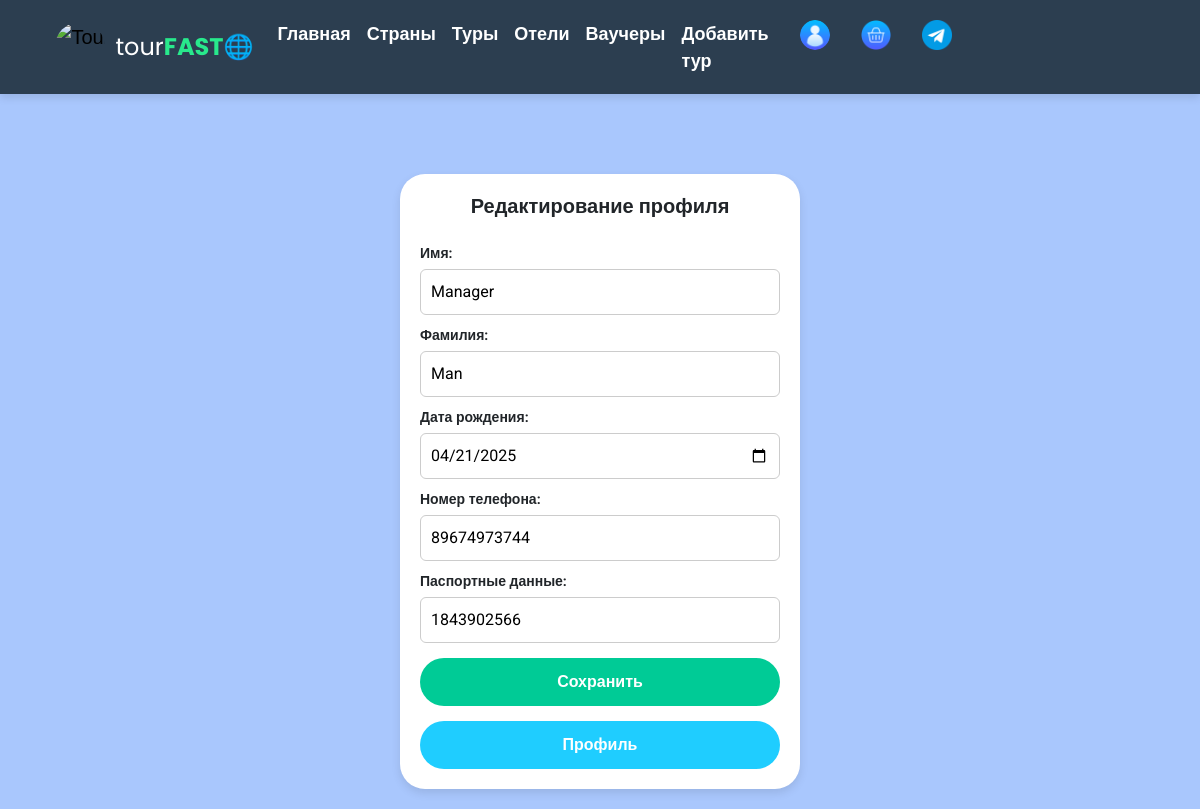
Screenshot of /editprofile/ (signed in) with the database file from the repository.
### main/models.py (models this page shows)
class Buyer(AbstractUser): # Клиенты
    last_name = models.CharField('Фамилия', max_length=50, null=True)
    email = models.EmailField('Email', max_length=50)
    groups = models.ManyToManyField(Group, related_name='buyers')
    user_permissions = models.ManyToManyField(Permission, related_name='buyers')
    phone_number = models.CharField('Номер телефона', max_length=11, null=True)
    date_of_birth = models.DateField('Дата рождения', null=True)
    passport_data = models.CharField('Паспортные данные', max_length=50, null=True)  # Новое поле
    photo = models.ImageField('Фото профиля', upload_to='main/profilephotos/', null=True, blank=True)
    is_special = models.BooleanField(default=False, verbose_name='Особый пользователь')

### main/views.py (the view, shortened to what this page needs)
# urls.py: path('editprofile/', views.editprofile, name='editprofile_page'),
@login_required
def editprofile(request):
    user = request.user  # Получаем текущего пользователя
    return render(request, "main/editprofile.html")

### main/templates/main/editprofile.html (shortened to what this page needs)
{% extends 'main/layout.html' %}
{% load static %}
{% block links %}
<link rel="stylesheet" href="{% static 'main/css/editprofile.css' %}">
{% endblock %}
{% block body %}
<div class="edit-container">
    <h2 class="edit-title">Редактирование профиля</h2>
    <form action="{% url 'editprofile_page' %}" method="post">
        <label for="username">Имя:</label>
        <input type="text" id="username" name="first_name" placeholder="Введите ваше имя" value="{{user.username}}" required>
        <label for="last_name">Фамилия:</label>
        <input type="text" id="last_name" name="last_name" placeholder="Введите вашу фамилию" value="{{user.last_name}}" required>
        <label for="date_of_birth">Дата рождения:</label>
        <input type="date" id="date_of_birth" name="dob" value="{{ user.date_of_birth|date:'Y-m-d' }}" required>
        <label for="phone_number">Номер телефона:</label>
        <input type="tel" id="phone_number" name="phone" placeholder="+7 (___) ___-__-__" value="{{user.phone_number}}" maxlength="11" required>
       <label for="passport_data">Паспортные данные:</label>
<input type="text" id="passport_data" name="passport" placeholder="Серия и номер паспорта" value="{{ user.passport_data }}" required maxlength="10">
        <button type="submit" class="save-button">Сохранить</button>
    </form>
    <a href="{% url 'profile_page' %}" class="back-button">Профиль</a>
</div>
{% endblock %}

### main/static/main/css/editprofile.css (style rules this page uses)
body { font-family: 'Roboto', sans-serif; background-color: #A9C7FD; }
.edit-container { width: 400px; background: white; padding: 20px; border-radius: 25px; box-shadow: 0px 4px 10px rgba(0, 0, 0, 0.1); margin: 20px auto; margin-top: 80px; text-align: center; }
.edit-title { font-size: 20px; font-weight: 700; margin-bottom: 15px; }
form { display: flex; flex-direction: column; }
label { text-align: left; font-size: 14px; font-weight: 700; margin-top: 10px; }
input { width: 100%; padding: 10px; margin-top: 5px; border: 1px solid #ccc; border-radius: 6px; font-size: 16px; }
.save-button { width: 100%; padding: 12px; background: #00cb96; color: white; font-weight: bold; border: none; border-radius: 25px; font-size: 16px; cursor: pointer; margin-top: 15px; transition: 0.3s; }
.back-button { display: block; width: 100%; padding: 12px; background: #1fcdff; color: white; font-weight: bold; border: none; border-radius: 25px; font-size: 16px; cursor: pointer; margin-top: 15px; text-align: center; transition: 0.3s; text-decoration: none; }

### rows the page displays
Buyer: first_name "Manager", last_name "Man", dob "04/21/2025", phone "89674973744", passport "1843902566"
